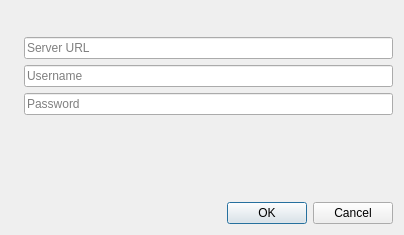
<?xml version="1.0" encoding="UTF-8"?>
<ui version="4.0">
 <class>Dialog</class>
 <widget class="QDialog" name="Dialog">
  <property name="geometry">
   <rect>
    <x>0</x>
    <y>0</y>
    <width>404</width>
    <height>235</height>
   </rect>
  </property>
  <property name="windowTitle">
   <string>Gisquick Settings</string>
  </property>
  <layout class="QGridLayout" name="gridLayout">
   <item row="3" column="0">
    <widget class="QLabel" name="label">
     <property name="text">
      <string/>
     </property>
     <property name="pixmap">
      <pixmap>../img/server.svg</pixmap>
     </property>
    </widget>
   </item>
   <item row="8" column="1">
    <widget class="QDialogButtonBox" name="buttonBox">
     <property name="orientation">
      <enum>Qt::Horizontal</enum>
     </property>
     <property name="standardButtons">
      <set>QDialogButtonBox::Cancel|QDialogButtonBox::Ok</set>
     </property>
    </widget>
   </item>
   <item row="0" column="1" rowspan="2">
    <layout class="QHBoxLayout" name="horizontalLayout" stretch="0,0">
     <property name="sizeConstraint">
      <enum>QLayout::SetMinimumSize</enum>
     </property>
     <item>
      <widget class="QLabel" name="label_3">
       <property name="enabled">
        <bool>true</bool>
       </property>
       <property name="styleSheet">
        <string notr="true">position: absolute</string>
       </property>
       <property name="text">
        <string/>
       </property>
       <property name="pixmap">
        <pixmap>../img/text_logo.svg</pixmap>
       </property>
      </widget>
     </item>
     <item>
      <spacer name="horizontalSpacer">
       <property name="orientation">
        <enum>Qt::Horizontal</enum>
       </property>
       <property name="sizeHint" stdset="0">
        <size>
         <width>40</width>
         <height>20</height>
        </size>
       </property>
      </spacer>
     </item>
    </layout>
   </item>
   <item row="5" column="0">
    <widget class="QLabel" name="label_4">
     <property name="text">
      <string/>
     </property>
     <property name="pixmap">
      <pixmap>../img/key.svg</pixmap>
     </property>
    </widget>
   </item>
   <item row="3" column="1">
    <widget class="QLineEdit" name="server_url">
     <property name="placeholderText">
      <string>Server URL</string>
     </property>
    </widget>
   </item>
   <item row="4" column="1">
    <widget class="QLineEdit" name="username">
     <property name="placeholderText">
      <string>Username</string>
     </property>
    </widget>
   </item>
   <item row="7" column="1">
    <spacer name="verticalSpacer">
     <property name="orientation">
      <enum>Qt::Vertical</enum>
     </property>
     <property name="sizeHint" stdset="0">
      <size>
       <width>20</width>
       <height>40</height>
      </size>
     </property>
    </spacer>
   </item>
   <item row="4" column="0">
    <widget class="QLabel" name="label_2">
     <property name="text">
      <string/>
     </property>
     <property name="pixmap">
      <pixmap>../img/user.svg</pixmap>
     </property>
    </widget>
   </item>
   <item row="5" column="1">
    <widget class="QgsPasswordLineEdit" name="password">
     <property name="placeholderText">
      <string>Password</string>
     </property>
    </widget>
   </item>
  </layout>
 </widget>
 <customwidgets>
  <customwidget>
   <class>QgsPasswordLineEdit</class>
   <extends>QLineEdit</extends>
   <header>qgspasswordlineedit.h</header>
  </customwidget>
 </customwidgets>
 <resources/>
 <connections>
  <connection>
   <sender>buttonBox</sender>
   <signal>accepted()</signal>
   <receiver>Dialog</receiver>
   <slot>accept()</slot>
   <hints>
    <hint type="sourcelabel">
     <x>248</x>
     <y>254</y>
    </hint>
    <hint type="destinationlabel">
     <x>157</x>
     <y>274</y>
    </hint>
   </hints>
  </connection>
  <connection>
   <sender>buttonBox</sender>
   <signal>rejected()</signal>
   <receiver>Dialog</receiver>
   <slot>reject()</slot>
   <hints>
    <hint type="sourcelabel">
     <x>316</x>
     <y>260</y>
    </hint>
    <hint type="destinationlabel">
     <x>286</x>
     <y>274</y>
    </hint>
   </hints>
  </connection>
 </connections>
</ui>
